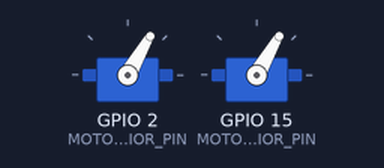
A sketch run on a simulated ESP32. Shown: 2 × servo.

Above: at 0.05 s.
At 0.2 s:
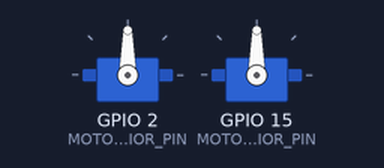
At 0.3 s:
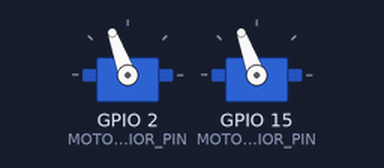
At 0.6 s:
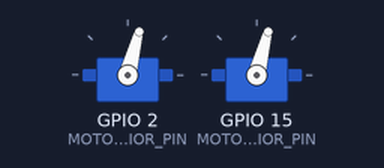
Timing chart, 0 to 3.0 s (numbered marks = the images above):
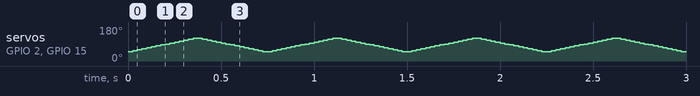

The sketch:

Motor_tester.ino
```cpp
#include <ESP32Servo.h>

#define MOTOR_INFERIOR_PIN 2
#define MOTOR_SUPERIOR_PIN 15

#define MOTOR_INFERIOR_PISO 50
#define MOTOR_INFERIOR_TETO 120

#define MOTOR_SUPERIOR_PISO 50
#define MOTOR_SUPERIOR_TETO 120

#define MID_POINT 90


Servo motorInferior;
Servo motorSuperior;

int val = 0;

void setup() {
  motorInferior.attach(MOTOR_INFERIOR_PIN);
  // motorInferior.write(45);

  motorSuperior.attach(MOTOR_SUPERIOR_PIN);
  // motorSuperior.write(MID_POINT);
}

void loop() {
  for (int pos = MOTOR_INFERIOR_PISO; pos <= MOTOR_INFERIOR_TETO; pos += 5) {
    motorInferior.write(pos);
    motorSuperior.write(pos);
    delay(25);
  }


  for (int pos = MOTOR_INFERIOR_TETO; pos >= MOTOR_INFERIOR_PISO; pos -= 5) {
    motorInferior.write(pos);
    motorSuperior.write(pos);
    delay(25);
  }

  // motorSuperior.write(MOTOR_SUPERIOR_PISO);
  // delay(5000); // waits 15ms to reach the position

  // motorSuperior.write(MOTOR_SUPERIOR_TETO);
  // delay(5000); // waits 15ms to reach the position

}
```
